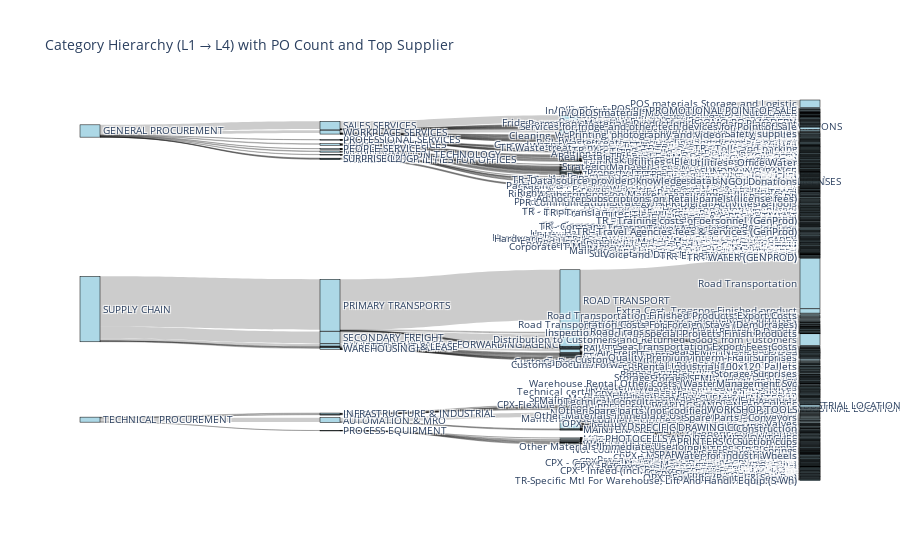

The code cell stored with this chart in its notebook:
### Code cell
# Function to extract top supplier between two levels
def prepare_edges(df, level_from, level_to):
    group = df.groupby([level_from, level_to, 'puor_id_lfa1_supplier']).size().reset_index(name='count')
    idx = group.groupby([level_from, level_to])['count'].idxmax()
    top_suppliers = group.loc[idx].reset_index(drop=True)
    return top_suppliers.rename(columns={
        level_from: 'source_label',
        level_to: 'target_label',
        'puor_id_lfa1_supplier': 'top_supplier',
        'count': 'po_lines'
    })

# Prepare all edges for transitions: L1 → L2 → L3 → L4
edges_l1_l2 = prepare_edges(df, 'puor_ds_level1_new', 'puor_ds_level2_new')
edges_l2_l3 = prepare_edges(df, 'puor_ds_level2_new', 'puor_ds_level3_new')
edges_l3_l4 = prepare_edges(df, 'puor_ds_level3_new', 'puor_ds_level4_new')
all_edges = pd.concat([edges_l1_l2, edges_l2_l3, edges_l3_l4], ignore_index=True)

# Build list of unique nodes and map to index
nodes = pd.unique(all_edges[['source_label', 'target_label']].values.ravel('K')).tolist()
node_indices = {label: idx for idx, label in enumerate(nodes)}

# Build Sankey structure
sources = [node_indices[row['source_label']] for _, row in all_edges.iterrows()]
targets = [node_indices[row['target_label']] for _, row in all_edges.iterrows()]
values = all_edges['po_lines'].tolist()
customdata = all_edges[['source_label', 'target_label', 'top_supplier', 'po_lines']].values.tolist()

# Create Sankey diagram
fig = go.Figure(data=[go.Sankey(
    node=dict(
        pad=15,
        thickness=20,
        line=dict(color="black", width=0.5),
        label=nodes,
        color="lightblue"
    ),
    link=dict(
        source=sources,
        target=targets,
        value=values,
        customdata=customdata,
        hovertemplate=(
            "From: %{customdata[0]}<br>" +
            "To: %{customdata[1]}<br>" +
            "Top Supplier: %{customdata[2]}<br>" +
            "PO Lines: %{customdata[3]}<extra></extra>"
        )
    ))])

fig.update_layout(title_text="Category Hierarchy (L1 → L4) with PO Count and Top Supplier", font_size=10)
fig.show()

### Figure 1 — Plotly figure (JSON) as saved in the notebook; plotly's stock layout.template omitted (floating-point values rounded to 4 significant figures; data arrays with more than 128 entries replaced by an {"elided": "..."} marker saying what was removed)
{"data": [{"link": {"customdata": {"elided": "697x4 mixed values"}, "hovertemplate": "From: %{customdata[0]}<br>To: %{customdata[1]}<br>Top Supplier: %{customdata[2]}<br>PO Lines: %{customdata[3]}<extra></extra>", "source": {"elided": "697 int values"}, "target": {"elided": "697 int values"}, "value": {"elided": "697 int values"}}, "node": {"color": "lightblue", "label": {"elided": "700 str values"}, "line": {"color": "black", "width": 0.5}, "pad": 15, "thickness": 20}, "type": "sankey"}], "layout": {"font": {"size": 10}, "title": {"text": "Category Hierarchy (L1 → L4) with PO Count and Top Supplier"}}}
